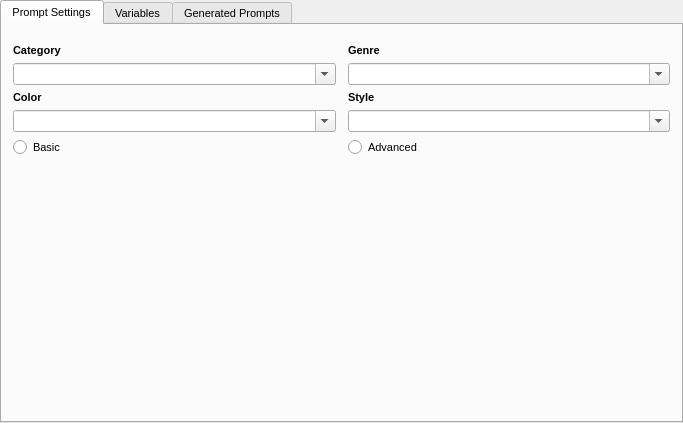
<?xml version="1.0" encoding="UTF-8"?>
<ui version="4.0">
 <class>prompt_builder_form</class>
 <widget class="QWidget" name="prompt_builder_form">
  <property name="geometry">
   <rect>
    <x>0</x>
    <y>0</y>
    <width>683</width>
    <height>423</height>
   </rect>
  </property>
  <property name="windowTitle">
   <string>Form</string>
  </property>
  <layout class="QGridLayout" name="gridLayout">
   <property name="leftMargin">
    <number>0</number>
   </property>
   <property name="topMargin">
    <number>0</number>
   </property>
   <property name="rightMargin">
    <number>0</number>
   </property>
   <property name="bottomMargin">
    <number>0</number>
   </property>
   <item row="0" column="0">
    <widget class="QScrollArea" name="scrollArea_2">
     <property name="frameShape">
      <enum>QFrame::NoFrame</enum>
     </property>
     <property name="frameShadow">
      <enum>QFrame::Plain</enum>
     </property>
     <property name="widgetResizable">
      <bool>true</bool>
     </property>
     <widget class="QWidget" name="scrollAreaWidgetContents_2">
      <property name="geometry">
       <rect>
        <x>0</x>
        <y>0</y>
        <width>683</width>
        <height>423</height>
       </rect>
      </property>
      <layout class="QGridLayout" name="gridLayout_5">
       <property name="leftMargin">
        <number>0</number>
       </property>
       <property name="topMargin">
        <number>0</number>
       </property>
       <property name="rightMargin">
        <number>0</number>
       </property>
       <property name="bottomMargin">
        <number>0</number>
       </property>
       <item row="0" column="0">
        <widget class="QTabWidget" name="tabWidget">
         <property name="font">
          <font>
           <pointsize>8</pointsize>
          </font>
         </property>
         <property name="currentIndex">
          <number>0</number>
         </property>
         <widget class="QWidget" name="tab_3">
          <attribute name="title">
           <string>Prompt Settings</string>
          </attribute>
          <layout class="QGridLayout" name="gridLayout_4">
           <property name="leftMargin">
            <number>11</number>
           </property>
           <property name="topMargin">
            <number>19</number>
           </property>
           <property name="rightMargin">
            <number>11</number>
           </property>
           <property name="bottomMargin">
            <number>9</number>
           </property>
           <property name="verticalSpacing">
            <number>6</number>
           </property>
           <item row="2" column="0" colspan="2">
            <widget class="QLabel" name="label_8">
             <property name="font">
              <font>
               <pointsize>8</pointsize>
               <bold>true</bold>
              </font>
             </property>
             <property name="text">
              <string>Color</string>
             </property>
            </widget>
           </item>
           <item row="3" column="2">
            <widget class="QComboBox" name="prompt_style">
             <property name="sizePolicy">
              <sizepolicy hsizetype="MinimumExpanding" vsizetype="Fixed">
               <horstretch>0</horstretch>
               <verstretch>0</verstretch>
              </sizepolicy>
             </property>
             <property name="minimumSize">
              <size>
               <width>80</width>
               <height>22</height>
              </size>
             </property>
             <property name="maximumSize">
              <size>
               <width>16777215</width>
               <height>16777215</height>
              </size>
             </property>
             <property name="font">
              <font>
               <pointsize>8</pointsize>
              </font>
             </property>
             <property name="editable">
              <bool>true</bool>
             </property>
             <property name="insertPolicy">
              <enum>QComboBox::InsertAlphabetically</enum>
             </property>
             <property name="sizeAdjustPolicy">
              <enum>QComboBox::AdjustToContentsOnFirstShow</enum>
             </property>
            </widget>
           </item>
           <item row="3" column="0">
            <widget class="QComboBox" name="prompt_color">
             <property name="sizePolicy">
              <sizepolicy hsizetype="MinimumExpanding" vsizetype="Fixed">
               <horstretch>0</horstretch>
               <verstretch>0</verstretch>
              </sizepolicy>
             </property>
             <property name="minimumSize">
              <size>
               <width>80</width>
               <height>22</height>
              </size>
             </property>
             <property name="font">
              <font>
               <pointsize>8</pointsize>
              </font>
             </property>
             <property name="editable">
              <bool>true</bool>
             </property>
             <property name="insertPolicy">
              <enum>QComboBox::InsertAlphabetically</enum>
             </property>
             <property name="sizeAdjustPolicy">
              <enum>QComboBox::AdjustToContentsOnFirstShow</enum>
             </property>
            </widget>
           </item>
           <item row="4" column="0">
            <widget class="QRadioButton" name="basic_radio">
             <property name="font">
              <font>
               <pointsize>8</pointsize>
              </font>
             </property>
             <property name="text">
              <string>Basic</string>
             </property>
            </widget>
           </item>
           <item row="4" column="2">
            <widget class="QRadioButton" name="advanced_radio">
             <property name="font">
              <font>
               <pointsize>8</pointsize>
              </font>
             </property>
             <property name="text">
              <string>Advanced</string>
             </property>
            </widget>
           </item>
           <item row="2" column="2">
            <widget class="QLabel" name="label_11">
             <property name="sizePolicy">
              <sizepolicy hsizetype="Maximum" vsizetype="Preferred">
               <horstretch>0</horstretch>
               <verstretch>0</verstretch>
              </sizepolicy>
             </property>
             <property name="font">
              <font>
               <pointsize>8</pointsize>
               <bold>true</bold>
              </font>
             </property>
             <property name="text">
              <string>Style</string>
             </property>
            </widget>
           </item>
           <item row="0" column="2">
            <widget class="QLabel" name="label">
             <property name="font">
              <font>
               <pointsize>8</pointsize>
               <bold>true</bold>
              </font>
             </property>
             <property name="text">
              <string>Genre</string>
             </property>
            </widget>
           </item>
           <item row="0" column="0">
            <widget class="QLabel" name="label_2">
             <property name="sizePolicy">
              <sizepolicy hsizetype="Maximum" vsizetype="Maximum">
               <horstretch>0</horstretch>
               <verstretch>0</verstretch>
              </sizepolicy>
             </property>
             <property name="font">
              <font>
               <pointsize>8</pointsize>
               <bold>true</bold>
              </font>
             </property>
             <property name="text">
              <string>Category</string>
             </property>
            </widget>
           </item>
           <item row="1" column="2">
            <widget class="QComboBox" name="prompt_genre">
             <property name="sizePolicy">
              <sizepolicy hsizetype="MinimumExpanding" vsizetype="Fixed">
               <horstretch>0</horstretch>
               <verstretch>0</verstretch>
              </sizepolicy>
             </property>
             <property name="minimumSize">
              <size>
               <width>80</width>
               <height>22</height>
              </size>
             </property>
             <property name="font">
              <font>
               <pointsize>8</pointsize>
              </font>
             </property>
             <property name="editable">
              <bool>true</bool>
             </property>
             <property name="insertPolicy">
              <enum>QComboBox::InsertAlphabetically</enum>
             </property>
             <property name="sizeAdjustPolicy">
              <enum>QComboBox::AdjustToContentsOnFirstShow</enum>
             </property>
            </widget>
           </item>
           <item row="1" column="0">
            <widget class="QComboBox" name="prompt_category">
             <property name="sizePolicy">
              <sizepolicy hsizetype="MinimumExpanding" vsizetype="Fixed">
               <horstretch>0</horstretch>
               <verstretch>0</verstretch>
              </sizepolicy>
             </property>
             <property name="minimumSize">
              <size>
               <width>80</width>
               <height>22</height>
              </size>
             </property>
             <property name="maximumSize">
              <size>
               <width>16777215</width>
               <height>16777215</height>
              </size>
             </property>
             <property name="font">
              <font>
               <pointsize>8</pointsize>
              </font>
             </property>
             <property name="editable">
              <bool>true</bool>
             </property>
             <property name="insertPolicy">
              <enum>QComboBox::InsertAlphabetically</enum>
             </property>
             <property name="sizeAdjustPolicy">
              <enum>QComboBox::AdjustToContentsOnFirstShow</enum>
             </property>
            </widget>
           </item>
           <item row="5" column="0">
            <spacer name="verticalSpacer">
             <property name="orientation">
              <enum>Qt::Vertical</enum>
             </property>
             <property name="sizeHint" stdset="0">
              <size>
               <width>20</width>
               <height>40</height>
              </size>
             </property>
            </spacer>
           </item>
          </layout>
         </widget>
         <widget class="QWidget" name="tab">
          <attribute name="title">
           <string>Variables</string>
          </attribute>
          <layout class="QGridLayout" name="gridLayout_2">
           <property name="leftMargin">
            <number>0</number>
           </property>
           <property name="topMargin">
            <number>0</number>
           </property>
           <property name="rightMargin">
            <number>0</number>
           </property>
           <property name="bottomMargin">
            <number>0</number>
           </property>
           <item row="0" column="0">
            <layout class="QGridLayout" name="gridLayout_9">
             <property name="spacing">
              <number>0</number>
             </property>
             <item row="1" column="1">
              <layout class="QHBoxLayout" name="horizontalLayout_3">
               <item>
                <widget class="QPushButton" name="randomize_values_button">
                 <property name="sizePolicy">
                  <sizepolicy hsizetype="MinimumExpanding" vsizetype="Fixed">
                   <horstretch>0</horstretch>
                   <verstretch>0</verstretch>
                  </sizepolicy>
                 </property>
                 <property name="minimumSize">
                  <size>
                   <width>20</width>
                   <height>0</height>
                  </size>
                 </property>
                 <property name="maximumSize">
                  <size>
                   <width>16777215</width>
                   <height>16777215</height>
                  </size>
                 </property>
                 <property name="font">
                  <font>
                   <pointsize>8</pointsize>
                  </font>
                 </property>
                 <property name="text">
                  <string>Randomize</string>
                 </property>
                </widget>
               </item>
               <item>
                <widget class="QPushButton" name="values_to_random_button">
                 <property name="sizePolicy">
                  <sizepolicy hsizetype="MinimumExpanding" vsizetype="Minimum">
                   <horstretch>0</horstretch>
                   <verstretch>0</verstretch>
                  </sizepolicy>
                 </property>
                 <property name="minimumSize">
                  <size>
                   <width>20</width>
                   <height>0</height>
                  </size>
                 </property>
                 <property name="maximumSize">
                  <size>
                   <width>16777215</width>
                   <height>16777215</height>
                  </size>
                 </property>
                 <property name="font">
                  <font>
                   <pointsize>8</pointsize>
                  </font>
                 </property>
                 <property name="text">
                  <string>To Random</string>
                 </property>
                </widget>
               </item>
               <item>
                <widget class="QPushButton" name="reset_weights_button">
                 <property name="sizePolicy">
                  <sizepolicy hsizetype="MinimumExpanding" vsizetype="Fixed">
                   <horstretch>0</horstretch>
                   <verstretch>0</verstretch>
                  </sizepolicy>
                 </property>
                 <property name="minimumSize">
                  <size>
                   <width>20</width>
                   <height>0</height>
                  </size>
                 </property>
                 <property name="maximumSize">
                  <size>
                   <width>16777215</width>
                   <height>16777215</height>
                  </size>
                 </property>
                 <property name="font">
                  <font>
                   <pointsize>8</pointsize>
                  </font>
                 </property>
                 <property name="text">
                  <string>Reset Weights</string>
                 </property>
                </widget>
               </item>
               <item>
                <widget class="QPushButton" name="clear_values_button">
                 <property name="sizePolicy">
                  <sizepolicy hsizetype="MinimumExpanding" vsizetype="Fixed">
                   <horstretch>0</horstretch>
                   <verstretch>0</verstretch>
                  </sizepolicy>
                 </property>
                 <property name="minimumSize">
                  <size>
                   <width>20</width>
                   <height>0</height>
                  </size>
                 </property>
                 <property name="maximumSize">
                  <size>
                   <width>16777215</width>
                   <height>16777215</height>
                  </size>
                 </property>
                 <property name="font">
                  <font>
                   <pointsize>8</pointsize>
                  </font>
                 </property>
                 <property name="text">
                  <string>Clear</string>
                 </property>
                </widget>
               </item>
              </layout>
             </item>
             <item row="0" column="1">
              <widget class="QScrollArea" name="scrollArea">
               <property name="sizePolicy">
                <sizepolicy hsizetype="MinimumExpanding" vsizetype="Expanding">
                 <horstretch>0</horstretch>
                 <verstretch>0</verstretch>
                </sizepolicy>
               </property>
               <property name="minimumSize">
                <size>
                 <width>200</width>
                 <height>0</height>
                </size>
               </property>
               <property name="frameShape">
                <enum>QFrame::NoFrame</enum>
               </property>
               <property name="frameShadow">
                <enum>QFrame::Plain</enum>
               </property>
               <property name="verticalScrollBarPolicy">
                <enum>Qt::ScrollBarAlwaysOn</enum>
               </property>
               <property name="widgetResizable">
                <bool>true</bool>
               </property>
               <widget class="QWidget" name="scroll_grid">
                <property name="geometry">
                 <rect>
                  <x>0</x>
                  <y>0</y>
                  <width>663</width>
                  <height>372</height>
                 </rect>
                </property>
               </widget>
              </widget>
             </item>
            </layout>
           </item>
          </layout>
         </widget>
         <widget class="QWidget" name="tab_2">
          <attribute name="title">
           <string>Generated Prompts</string>
          </attribute>
          <layout class="QGridLayout" name="gridLayout_3">
           <property name="leftMargin">
            <number>11</number>
           </property>
           <property name="topMargin">
            <number>19</number>
           </property>
           <property name="rightMargin">
            <number>11</number>
           </property>
           <property name="bottomMargin">
            <number>9</number>
           </property>
           <item row="0" column="0">
            <layout class="QVBoxLayout" name="verticalLayout_3">
             <property name="spacing">
              <number>6</number>
             </property>
             <item>
              <widget class="QLabel" name="label_16">
               <property name="sizePolicy">
                <sizepolicy hsizetype="Maximum" vsizetype="Preferred">
                 <horstretch>0</horstretch>
                 <verstretch>0</verstretch>
                </sizepolicy>
               </property>
               <property name="maximumSize">
                <size>
                 <width>200</width>
                 <height>16777215</height>
                </size>
               </property>
               <property name="font">
                <font>
                 <pointsize>8</pointsize>
                 <bold>true</bold>
                </font>
               </property>
               <property name="text">
                <string>Prompt</string>
               </property>
              </widget>
             </item>
             <item>
              <layout class="QHBoxLayout" name="horizontalLayout">
               <property name="spacing">
                <number>6</number>
               </property>
               <item>
                <widget class="QLineEdit" name="prompt_prefix">
                 <property name="font">
                  <font>
                   <pointsize>8</pointsize>
                  </font>
                 </property>
                 <property name="placeholderText">
                  <string>Prompt prefix</string>
                 </property>
                </widget>
               </item>
               <item>
                <widget class="QLineEdit" name="prompt_suffix">
                 <property name="font">
                  <font>
                   <pointsize>8</pointsize>
                  </font>
                 </property>
                 <property name="placeholderText">
                  <string>Prompt suffix</string>
                 </property>
                </widget>
               </item>
              </layout>
             </item>
             <item>
              <widget class="QTextBrowser" name="prompt_text">
               <property name="sizePolicy">
                <sizepolicy hsizetype="MinimumExpanding" vsizetype="Expanding">
                 <horstretch>0</horstretch>
                 <verstretch>0</verstretch>
                </sizepolicy>
               </property>
               <property name="minimumSize">
                <size>
                 <width>200</width>
                 <height>0</height>
                </size>
               </property>
               <property name="maximumSize">
                <size>
                 <width>16777215</width>
                 <height>16777215</height>
                </size>
               </property>
               <property name="font">
                <font>
                 <pointsize>8</pointsize>
                </font>
               </property>
               <property name="readOnly">
                <bool>false</bool>
               </property>
              </widget>
             </item>
             <item>
              <widget class="QLabel" name="label_17">
               <property name="sizePolicy">
                <sizepolicy hsizetype="Maximum" vsizetype="Preferred">
                 <horstretch>0</horstretch>
                 <verstretch>0</verstretch>
                </sizepolicy>
               </property>
               <property name="maximumSize">
                <size>
                 <width>200</width>
                 <height>16777215</height>
                </size>
               </property>
               <property name="font">
                <font>
                 <pointsize>8</pointsize>
                 <bold>true</bold>
                </font>
               </property>
               <property name="text">
                <string>Negative Prompt</string>
               </property>
              </widget>
             </item>
             <item>
              <layout class="QHBoxLayout" name="horizontalLayout_2">
               <property name="spacing">
                <number>6</number>
               </property>
               <item>
                <widget class="QLineEdit" name="negative_prompt_prefix">
                 <property name="font">
                  <font>
                   <pointsize>8</pointsize>
                  </font>
                 </property>
                 <property name="placeholderText">
                  <string>Negative prefix</string>
                 </property>
                </widget>
               </item>
               <item>
                <widget class="QLineEdit" name="negative_prompt_suffix">
                 <property name="font">
                  <font>
                   <pointsize>8</pointsize>
                  </font>
                 </property>
                 <property name="placeholderText">
                  <string>Negative suffix</string>
                 </property>
                </widget>
               </item>
              </layout>
             </item>
             <item>
              <widget class="QTextBrowser" name="negative_prompt_text">
               <property name="sizePolicy">
                <sizepolicy hsizetype="MinimumExpanding" vsizetype="Expanding">
                 <horstretch>0</horstretch>
                 <verstretch>0</verstretch>
                </sizepolicy>
               </property>
               <property name="minimumSize">
                <size>
                 <width>200</width>
                 <height>0</height>
                </size>
               </property>
               <property name="maximumSize">
                <size>
                 <width>16777215</width>
                 <height>16777215</height>
                </size>
               </property>
               <property name="font">
                <font>
                 <pointsize>8</pointsize>
                </font>
               </property>
               <property name="readOnly">
                <bool>false</bool>
               </property>
              </widget>
             </item>
            </layout>
           </item>
           <item row="1" column="0">
            <layout class="QGridLayout" name="weights">
             <item row="2" column="4">
              <widget class="QLabel" name="label_5">
               <property name="font">
                <font>
                 <pointsize>8</pointsize>
                 <bold>false</bold>
                </font>
               </property>
               <property name="text">
                <string>Auto Neg Prompt</string>
               </property>
               <property name="alignment">
                <set>Qt::AlignRight|Qt::AlignTrailing|Qt::AlignVCenter</set>
               </property>
              </widget>
             </item>
             <item row="1" column="0">
              <widget class="QLabel" name="label_4">
               <property name="font">
                <font>
                 <pointsize>8</pointsize>
                 <bold>false</bold>
                </font>
               </property>
               <property name="text">
                <string>Text Prompt</string>
               </property>
               <property name="alignment">
                <set>Qt::AlignLeading|Qt::AlignLeft|Qt::AlignVCenter</set>
               </property>
              </widget>
             </item>
             <item row="1" column="4">
              <widget class="QLabel" name="label_3">
               <property name="font">
                <font>
                 <pointsize>8</pointsize>
                 <bold>false</bold>
                </font>
               </property>
               <property name="text">
                <string>Auto Prompt</string>
               </property>
               <property name="alignment">
                <set>Qt::AlignRight|Qt::AlignTrailing|Qt::AlignVCenter</set>
               </property>
              </widget>
             </item>
             <item row="2" column="2">
              <widget class="QSlider" name="negative_prompt_weight_distribution_slider">
               <property name="sizePolicy">
                <sizepolicy hsizetype="MinimumExpanding" vsizetype="Fixed">
                 <horstretch>0</horstretch>
                 <verstretch>0</verstretch>
                </sizepolicy>
               </property>
               <property name="minimumSize">
                <size>
                 <width>50</width>
                 <height>0</height>
                </size>
               </property>
               <property name="maximum">
                <number>100</number>
               </property>
               <property name="pageStep">
                <number>1</number>
               </property>
               <property name="value">
                <number>50</number>
               </property>
               <property name="orientation">
                <enum>Qt::Horizontal</enum>
               </property>
               <property name="tickPosition">
                <enum>QSlider::NoTicks</enum>
               </property>
               <property name="tickInterval">
                <number>1</number>
               </property>
              </widget>
             </item>
             <item row="1" column="2">
              <widget class="QSlider" name="prompt_weight_distribution_slider">
               <property name="sizePolicy">
                <sizepolicy hsizetype="MinimumExpanding" vsizetype="Fixed">
                 <horstretch>0</horstretch>
                 <verstretch>0</verstretch>
                </sizepolicy>
               </property>
               <property name="minimumSize">
                <size>
                 <width>50</width>
                 <height>0</height>
                </size>
               </property>
               <property name="font">
                <font>
                 <pointsize>10</pointsize>
                </font>
               </property>
               <property name="maximum">
                <number>100</number>
               </property>
               <property name="pageStep">
                <number>1</number>
               </property>
               <property name="value">
                <number>50</number>
               </property>
               <property name="orientation">
                <enum>Qt::Horizontal</enum>
               </property>
               <property name="tickPosition">
                <enum>QSlider::NoTicks</enum>
               </property>
               <property name="tickInterval">
                <number>1</number>
               </property>
              </widget>
             </item>
             <item row="1" column="3">
              <widget class="QLabel" name="auto_prompt_weight_label">
               <property name="font">
                <font>
                 <pointsize>8</pointsize>
                 <bold>true</bold>
                </font>
               </property>
               <property name="text">
                <string>0.50</string>
               </property>
               <property name="alignment">
                <set>Qt::AlignRight|Qt::AlignTrailing|Qt::AlignVCenter</set>
               </property>
              </widget>
             </item>
             <item row="2" column="1">
              <widget class="QLabel" name="negative_text_prompt_weight_label">
               <property name="font">
                <font>
                 <pointsize>8</pointsize>
                 <bold>true</bold>
                </font>
               </property>
               <property name="text">
                <string>0.5</string>
               </property>
               <property name="alignment">
                <set>Qt::AlignLeading|Qt::AlignLeft|Qt::AlignVCenter</set>
               </property>
              </widget>
             </item>
             <item row="2" column="0">
              <widget class="QLabel" name="label_6">
               <property name="font">
                <font>
                 <pointsize>8</pointsize>
                 <bold>false</bold>
                </font>
               </property>
               <property name="text">
                <string>Negative Prompt</string>
               </property>
               <property name="alignment">
                <set>Qt::AlignLeading|Qt::AlignLeft|Qt::AlignVCenter</set>
               </property>
              </widget>
             </item>
             <item row="2" column="3">
              <widget class="QLabel" name="negative_auto_prompt_weight_label">
               <property name="font">
                <font>
                 <pointsize>8</pointsize>
                 <bold>true</bold>
                </font>
               </property>
               <property name="text">
                <string>0.5</string>
               </property>
               <property name="alignment">
                <set>Qt::AlignRight|Qt::AlignTrailing|Qt::AlignVCenter</set>
               </property>
              </widget>
             </item>
             <item row="1" column="1">
              <widget class="QLabel" name="text_prompt_weight_label">
               <property name="font">
                <font>
                 <pointsize>8</pointsize>
                 <bold>true</bold>
                </font>
               </property>
               <property name="text">
                <string>0.50</string>
               </property>
               <property name="alignment">
                <set>Qt::AlignLeading|Qt::AlignLeft|Qt::AlignVCenter</set>
               </property>
              </widget>
             </item>
             <item row="0" column="3" colspan="2">
              <widget class="QComboBox" name="prompt_blend_type">
               <property name="font">
                <font>
                 <pointsize>8</pointsize>
                </font>
               </property>
               <property name="toolTip">
                <string>Blend mode</string>
               </property>
               <item>
                <property name="text">
                 <string>Blend Disabled</string>
                </property>
               </item>
               <item>
                <property name="text">
                 <string>Main Prompt</string>
                </property>
               </item>
               <item>
                <property name="text">
                 <string>Prompt Builder</string>
                </property>
               </item>
              </widget>
             </item>
             <item row="0" column="0" colspan="3">
              <widget class="QLabel" name="label_7">
               <property name="font">
                <font>
                 <pointsize>8</pointsize>
                 <bold>true</bold>
                </font>
               </property>
               <property name="text">
                <string>Prompt blend weight distribution</string>
               </property>
               <property name="alignment">
                <set>Qt::AlignLeading|Qt::AlignLeft|Qt::AlignVCenter</set>
               </property>
              </widget>
             </item>
            </layout>
           </item>
          </layout>
         </widget>
        </widget>
       </item>
      </layout>
     </widget>
    </widget>
   </item>
  </layout>
 </widget>
 <resources/>
 <connections/>
</ui>
